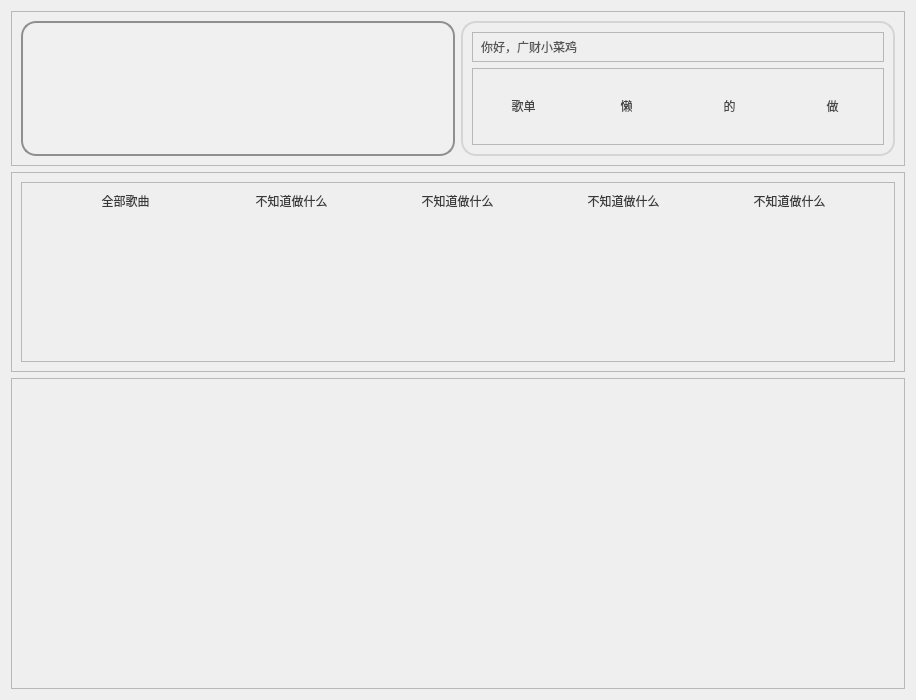
                   <widget class="QWidget" name="scrollAreaWidgetContents">
                    <property name="geometry">
                     <rect>
                      <x>0</x>
                      <y>0</y>
                      <width>916</width>
                      <height>700</height>
                     </rect>
                    </property>
                    <property name="minimumSize">
                     <size>
                      <width>0</width>
                      <height>700</height>
                     </size>
                    </property>
                    <layout class="QVBoxLayout" name="verticalLayout_17" stretch="3,3,6">
                     <item>
                      <widget class="QFrame" name="frame_30">
                       <property name="styleSheet">
                        <string notr="true">#frame_33{
    border-radius: 15px;             /*四角圆角的直径*/
    border-style:solid;             /*边框样式（实线）*/
    border-width:2px;             /*边框宽度*/
    border-color:rgb(213, 213, 213);     /*边框颜色*/
}

    QLabel {
        border: 2px solid #8f8f91;
        border-radius: 15px; /* 设置圆角半径 */
        background-color: #f0f0f0;
        padding: 5px; /* 内边距 */
    }</string>
                       </property>
                       <property name="frameShape">
                        <enum>QFrame::StyledPanel</enum>
                       </property>
                       <property name="frameShadow">
                        <enum>QFrame::Raised</enum>
                       </property>
                       <layout class="QHBoxLayout" name="horizontalLayout_17">
                        <item>
                         <widget class="QLabel" name="label_3">
                          <property name="maximumSize">
                           <size>
                            <width>500</width>
                            <height>200</height>
                           </size>
                          </property>
                          <property name="styleSheet">
                           <string notr="true">border-image: url(:/images/ccb88b57229a2ede4a70d13159d3bdb8277724013.jpg);</string>
                          </property>
                          <property name="text">
                           <string/>
                          </property>
                         </widget>
                        </item>
                        <item>
                         <widget class="QFrame" name="frame_33">
                          <property name="frameShape">
                           <enum>QFrame::StyledPanel</enum>
                          </property>
                          <property name="frameShadow">
                           <enum>QFrame::Raised</enum>
                          </property>
                          <layout class="QVBoxLayout" name="verticalLayout_18" stretch="1,3">
                           <item>
                            <widget class="QFrame" name="frame_35">
                             <property name="frameShape">
                              <enum>QFrame::StyledPanel</enum>
                             </property>
                             <property name="frameShadow">
                              <enum>QFrame::Raised</enum>
                             </property>
                             <layout class="QHBoxLayout" name="horizontalLayout_18">
                              <property name="spacing">
                               <number>0</number>
                              </property>
                              <property name="leftMargin">
                               <number>0</number>
                              </property>
                              <property name="topMargin">
                               <number>0</number>
                              </property>
                              <property name="rightMargin">
                               <number>0</number>
                              </property>
                              <property name="bottomMargin">
                               <number>0</number>
                              </property>
                              <item>
                               <widget class="QLabel" name="label_11">
                                <property name="styleSheet">
                                 <string notr="true">border:none;
font: 700 11pt &quot;Microsoft YaHei UI&quot;;
color: rgb(84, 84, 84);
background-color: none</string>
                                </property>
                                <property name="text">
                                 <string>你好，广财小菜鸡</string>
                                </property>
                               </widget>
                              </item>
                             </layout>
                            </widget>
                           </item>
                           <item>
                            <widget class="QFrame" name="frame_34">
                             <property name="styleSheet">
                              <string notr="true">QPushButton{
	border:none;
	
	color: rgb(70, 70, 70);
}</string>
                             </property>
                             <property name="frameShape">
                              <enum>QFrame::StyledPanel</enum>
                             </property>
                             <property name="frameShadow">
                              <enum>QFrame::Raised</enum>
                             </property>
                             <layout class="QHBoxLayout" name="horizontalLayout_19">
                              <property name="leftMargin">
                               <number>2</number>
                              </property>
                              <property name="topMargin">
                               <number>2</number>
                              </property>
                              <property name="rightMargin">
                               <number>2</number>
                              </property>
                              <property name="bottomMargin">
                               <number>2</number>
                              </property>
                              <item>
                               <widget class="QPushButton" name="pushButton_27">
                                <property name="text">
                                 <string>歌单</string>
                                </property>
                               </widget>
                              </item>
                              <item>
                               <widget class="QPushButton" name="pushButton_28">
                                <property name="text">
                                 <string>懒</string>
                                </property>
                               </widget>
                              </item>
                              <item>
                               <widget class="QPushButton" name="pushButton_29">
                                <property name="text">
                                 <string>的</string>
                                </property>
                               </widget>
                              </item>
                              <item>
                               <widget class="QPushButton" name="pushButton_30">
                                <property name="text">
                                 <string>做</string>
                                </property>
                               </widget>
                              </item>
                             </layout>
                            </widget>
                           </item>
                          </layout>
                         </widget>
                        </item>
                       </layout>
                      </widget>
                     </item>
                     <item>
                      <widget class="QFrame" name="frame_31">
                       <property name="styleSheet">
                        <string notr="true"/>
                       </property>
                       <property name="frameShape">
                        <enum>QFrame::StyledPanel</enum>
                       </property>
                       <property name="frameShadow">
                        <enum>QFrame::Raised</enum>
                       </property>
                       <layout class="QVBoxLayout" name="verticalLayout_19">
                        <item>
                         <widget class="QFrame" name="frame_37">
                          <property name="frameShape">
                           <enum>QFrame::StyledPanel</enum>
                          </property>
                          <property name="frameShadow">
                           <enum>QFrame::Raised</enum>
                          </property>
                          <layout class="QHBoxLayout" name="horizontalLayout_20">
                           <item>
                            <widget class="QPushButton" name="pushButton_35">
                             <property name="minimumSize">
                              <size>
                               <width>131</width>
                               <height>160</height>
                              </size>
                             </property>
                             <property name="maximumSize">
                              <size>
                               <width>131</width>
                               <height>160</height>
                              </size>
                             </property>
                             <property name="styleSheet">
                              <string notr="true">font: 700 11pt &quot;Microsoft YaHei UI&quot;;
color: rgb(57, 57, 57);
    text-align: top;
    border-radius: 15px;
    border-width: 0 0 0 0;
	
border-image: url(:/images/45d87197fe88fd5b2c4340428500fa3f49533273.jpg);</string>
                             </property>
                             <property name="text">
                              <string>全部歌曲</string>
                             </property>
                            </widget>
                           </item>
                           <item>
                            <widget class="QPushButton" name="pushButton_32">
                             <property name="minimumSize">
                              <size>
                               <width>131</width>
                               <height>160</height>
                              </size>
                             </property>
                             <property name="maximumSize">
                              <size>
                               <width>131</width>
                               <height>160</height>
                              </size>
                             </property>
                             <property name="styleSheet">
                              <string notr="true">font: 700 11pt &quot;Microsoft YaHei UI&quot;;
color: rgb(57, 57, 57);
    text-align: top;
    border-radius: 15px;
    border-width: 0 0 0 0;
	
border-image: url(:/images/45d87197fe88fd5b2c4340428500fa3f49533273.jpg);</string>
                             </property>
                             <property name="text">
                              <string>不知道做什么</string>
                             </property>
                            </widget>
                           </item>
                           <item>
                            <widget class="QPushButton" name="pushButton_31">
                             <property name="minimumSize">
                              <size>
                               <width>131</width>
                               <height>160</height>
                              </size>
                             </property>
                             <property name="maximumSize">
                              <size>
                               <width>131</width>
                               <height>160</height>
                              </size>
                             </property>
                             <property name="styleSheet">
                              <string notr="true">font: 700 11pt &quot;Microsoft YaHei UI&quot;;
color: rgb(57, 57, 57);
    text-align: top;
    border-radius: 15px;
    border-width: 0 0 0 0;
	
border-image: url(:/images/45d87197fe88fd5b2c4340428500fa3f49533273.jpg);</string>
                             </property>
                             <property name="text">
                              <string>不知道做什么</string>
                             </property>
                            </widget>
                           </item>
                           <item>
                            <widget class="QPushButton" name="pushButton_33">
                             <property name="minimumSize">
                              <size>
                               <width>131</width>
                               <height>160</height>
                              </size>
                             </property>
                             <property name="maximumSize">
                              <size>
                               <width>131</width>
                               <height>160</height>
                              </size>
                             </property>
                             <property name="styleSheet">
                              <string notr="true">font: 700 11pt &quot;Microsoft YaHei UI&quot;;
color: rgb(57, 57, 57);
    text-align: top;
    border-radius: 15px;
    border-width: 0 0 0 0;
	
border-image: url(:/images/45d87197fe88fd5b2c4340428500fa3f49533273.jpg);</string>
                             </property>
                             <property name="text">
                              <string>不知道做什么</string>
                             </property>
                            </widget>
                           </item>
                           <item>
                            <widget class="QPushButton" name="pushButton_34">
                             <property name="minimumSize">
                              <size>
                               <width>131</width>
                               <height>160</height>
                              </size>
                             </property>
                             <property name="maximumSize">
                              <size>
                               <width>131</width>
                               <height>160</height>
                              </size>
                             </property>
                             <property name="styleSheet">
                              <string notr="true">font: 700 11pt &quot;Microsoft YaHei UI&quot;;
color: rgb(57, 57, 57);
    text-align: top;
    border-radius: 15px;
    border-width: 0 0 0 0;
	
border-image: url(:/images/45d87197fe88fd5b2c4340428500fa3f49533273.jpg);</string>
                             </property>
                             <property name="text">
                              <string>不知道做什么</string>
                             </property>
                            </widget>
                           </item>
                          </layout>
                         </widget>
                        </item>
                       </layout>
                      </widget>
                     </item>
                     <item>
                      <widget class="QFrame" name="frame_32">
                       <property name="frameShape">
                        <enum>QFrame::StyledPanel</enum>
                       </property>
                       <property name="frameShadow">
                        <enum>QFrame::Raised</enum>
                       </property>
                       <layout class="QHBoxLayout" name="horizontalLayout_23">
                        <item>
                         <widget class="QLabel" name="label_15">
                          <property name="styleSheet">
                           <string notr="true">image: url(:/images/PixPin_2024-07-26_19-38-57.png);
    border-radius: 15px;
    border-width: 0 0 0 0;</string>
                          </property>
                          <property name="text">
                           <string/>
                          </property>
                         </widget>
                        </item>
                       </layout>
                      </widget>
                     </item>
                    </layout>
                   </widget>
